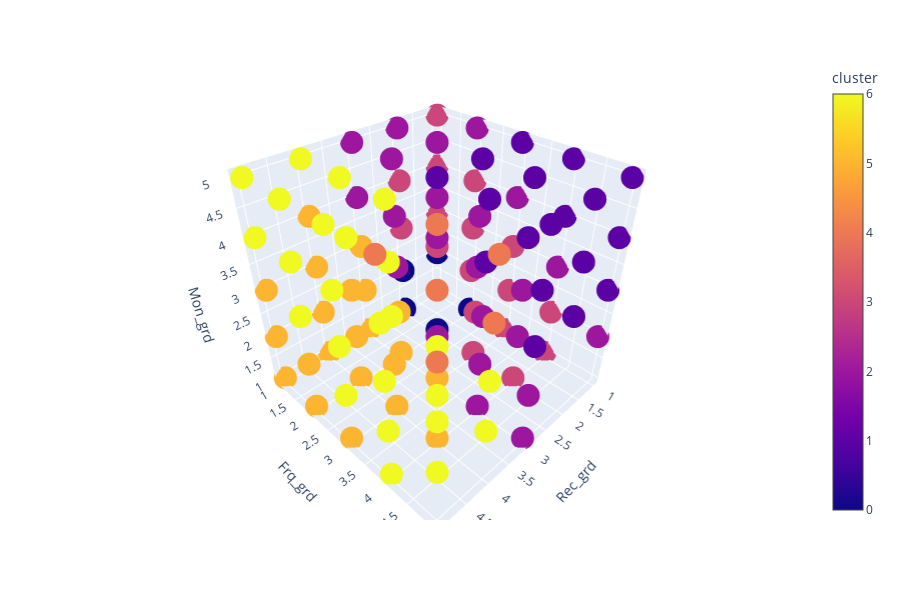

Notebook code for this chart:
### Code cell
fig = px.scatter_3d(rfm_table, x="Rec_grd", y="Frq_grd", z="Mon_grd", color="cluster")
fig.show()

# Rec_grd 	Frq_grd 	Mon_grd

### Figure 1 — Plotly figure (JSON) as saved in the notebook; plotly's stock layout.template omitted (floating-point values rounded to 4 significant figures; data arrays with more than 128 entries replaced by an {"elided": "..."} marker saying what was removed)
{"data": [{"hoverlabel": {"namelength": 0}, "hovertemplate": "Rec_grd=%{x}<br>Frq_grd=%{y}<br>Mon_grd=%{z}<br>cluster=%{marker.color}", "legendgroup": "", "marker": {"color": {"elided": "4372 int values"}, "coloraxis": "coloraxis", "symbol": "circle"}, "mode": "markers", "name": "", "scene": "scene", "showlegend": false, "type": "scatter3d", "x": {"elided": "4372 int values"}, "y": {"elided": "4372 int values"}, "z": {"elided": "4372 int values"}}], "layout": {"coloraxis": {"colorbar": {"title": {"text": "cluster"}}, "colorscale": [[0, "#0d0887"], [0.1111, "#46039f"], [0.2222, "#7201a8"], [0.3333, "#9c179e"], [0.4444, "#bd3786"], [0.5556, "#d8576b"], [0.6667, "#ed7953"], [0.7778, "#fb9f3a"], [0.8889, "#fdca26"], [1, "#f0f921"]]}, "height": 600, "legend": {"tracegroupgap": 0}, "margin": {"t": 60}, "scene": {"domain": {"x": [0, 0.98], "y": [0, 1]}, "xaxis": {"title": {"text": "Rec_grd"}}, "yaxis": {"title": {"text": "Frq_grd"}}, "zaxis": {"title": {"text": "Mon_grd"}}}}}
